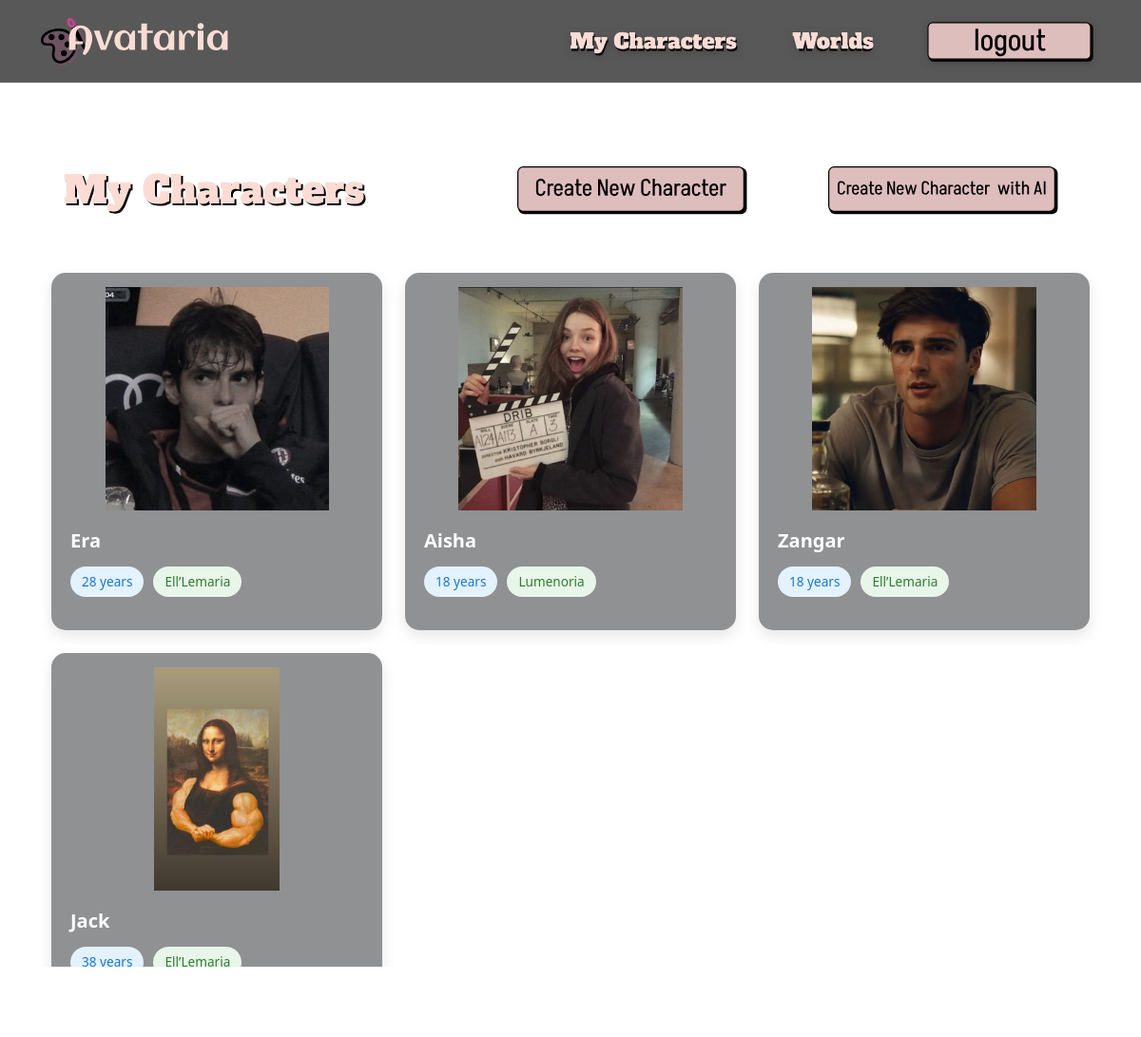
The page /dashboard (signed in) on the database its author committed.
### models.py (models this page shows)
class Character(db.Model):
    id = db.Column(db.Integer, primary_key=True)
    name = db.Column(db.String(150), nullable=False)
    age = db.Column(db.Integer, nullable=False)
    appearance = db.Column(db.Text, nullable=False)
    personality = db.Column(db.Text, nullable=False)
    backstory = db.Column(db.Text, nullable=False)
    image_filename = db.Column(db.String(300))  # Path to uploaded image
    universe_id = db.Column(db.Integer, db.ForeignKey('universe.id'), nullable=False)
    user_id = db.Column(db.Integer, db.ForeignKey('user.id'), nullable=False)

class Universe(db.Model):
    id = db.Column(db.Integer, primary_key=True)
    name = db.Column(db.String(150), unique=True, nullable=False)
    alignment = db.Column(db.String(10), nullable=False, default="neutral")  # e.g., good, evil, neutral
    description = db.Column(db.Text, nullable=True)
    image_filename = db.Column(db.String(255), nullable=True)  # Optional image
    characters = db.relationship('Character', backref='universe', lazy=True)

### characters/routes.py (the view)
@characters_bp.route('/dashboard')
def dashboard():
    if 'user_id' not in session:
        flash('Please log in.', 'warning')
        return redirect(url_for('auth.login'))
    characters = Character.query.filter_by(user_id=session['user_id']).all()
    return render_template('dashboard.html', characters=characters)

### app.py (called while the page is built)
@app.before_request
def make_session_permanent():
    session.permanent = True
    app.permanent_session_lifetime = timedelta(minutes=30)

### templates/dashboard.html (shortened to what this page needs)
{% extends 'base.html' %}
{% block content %}
<div class="container py-5">
    <div class="d-flex justify-content-between align-items-center mb-5">
    <img src="{{ url_for('static', filename='elements/my-char.svg') }}" alt="text" height="70">
    <div class="d-flex gap-3 ms-auto">
        <a href="{{ url_for('characters.create_character') }}" class="btn-create">
            <img src="{{ url_for('static', filename='elements/create.svg') }}" alt="text" height="60">
        </a>
        <a href="{{ url_for('ai.ai_character') }}" class="btn-create">
            <img src="{{ url_for('static', filename='elements/create-ai.svg') }}" alt="text" height="60">
        </a>
    </div>
</div>
    <div class="row">
        {% for character in characters %}
            <div class="col-lg-4 col-md-6 mb-4">
                <a href="{{ url_for('characters.view_character', char_id=character.id) }}" class="text-decoration-none text-reset">
                <div class="card character-card h-100 bg-dark bg-opacity-50">
                    <div class="card-img-container">
                        {% if character.image_filename %}
                            <img src="{{ url_for('static', filename='uploads/' ~ character.image_filename) }}"
                                 class="card-img-top"
                                 alt="{{ character.name }}">
                        {% else %}
                            <i class="fas fa-user-circle fa-5x text-secondary"></i>
                        {% endif %}
                    </div>
                    <div class="card-body">
                        <h5 class="card-title">{{ character.name }}</h5>
                        <div class="character-info">
                            <span class="info-badge age-badge">
                                {{ character.age }} years
                            </span>
                            <span class="info-badge universe-badge">
                                {{ character.universe.name }}
                            </span>
                        </div>
                    </div>
                </div>
                </a>
            </div>
        {% endfor %}
    </div>
</div>
{% endblock %}

### templates/dashboard.html (style rules this page uses)
.character-card { transition: all 0.3s ease; border: none; border-radius: 15px; overflow: hidden; box-shadow: 0 6px 15px rgba(0, 0, 0, 0.1); }
.card-img-container { padding: 15px 15px 0 15px; height: 250px; display: flex; align-items: center; justify-content: center; }
.card-img-top { max-height: 100%; max-width: 100%; object-fit: contain; border-radius: 10px; }
.card-body { padding: 20px; }
.card-title { font-weight: 700; color: #ffffff; margin-bottom: 15px; }
.character-info { display: flex; flex-wrap: wrap; gap: 10px; margin-bottom: 15px; }
.info-badge { padding: 6px 12px; border-radius: 20px; font-size: 0.85rem; display: flex; align-items: center; }
.age-badge { background-color: #e3f2fd; color: #1976d2; }
.universe-badge { background-color: #e8f5e9; color: #2e7d32; }
.btn-create { padding: 10px 25px; border-radius: 50px; font-weight: 600; letter-spacing: 0.5px; transition: all 0.3s ease; }

### rows shown on the page
Character: image_filename (picture), name "Era", age "28", universe.name "Ell’Lemaria"
Character: image_filename (picture), name "Aisha", age "18", universe.name "Lumenoria"
Character: image_filename (picture), name "Zangar", age "18", universe.name "Ell’Lemaria"
Character: image_filename (picture), name "Jack", age "38", universe.name "Ell’Lemaria"
